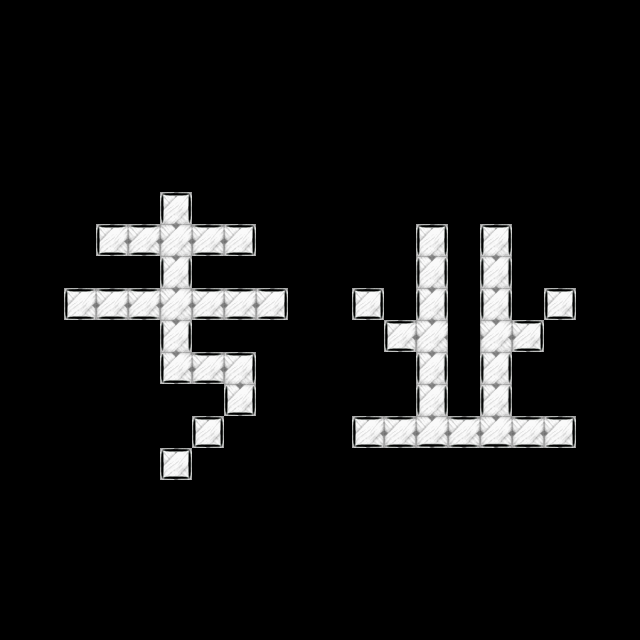

This is a level from a 2D game, rendered from its Tiled map with the project's own tilesets. A one-line summary and the complete map file follow:
An orthogonal 20x20 tile map with 32x32 px tiles, 3 tile layers (layer1, layer2, layer3), 2 tilesets.

<map version="1.2" tiledversion="1.3.4" orientation="orthogonal" renderorder="left-down" width="20" height="20" tilewidth="32" tileheight="32" infinite="0" nextlayerid="5" nextobjectid="1">
 <tileset firstgid="1" source="color.tsx" />
 <tileset firstgid="22" source="stroke.tsx" />
 <layer id="1" name="layer1" width="20" height="20">
  <data encoding="csv">
0,0,0,0,0,0,0,0,0,0,0,0,0,0,0,0,0,0,0,0,
0,0,0,0,0,0,0,0,0,0,0,0,0,0,0,0,0,0,0,0,
0,0,0,0,0,0,0,0,0,0,0,0,0,0,0,0,0,0,0,0,
0,0,0,0,0,0,0,0,0,0,0,0,0,0,0,0,0,0,0,0,
0,0,0,0,0,0,0,0,0,0,0,0,0,0,0,0,0,0,0,0,
0,0,0,0,0,0,0,0,0,0,0,0,0,0,0,0,0,0,0,0,
0,0,0,0,0,2,0,0,0,0,0,0,0,0,0,0,0,0,0,0,
0,0,0,2,2,2,2,2,0,0,0,0,0,2,0,2,0,0,0,0,
0,0,0,0,0,2,0,0,0,0,0,0,0,2,0,2,0,0,0,0,
0,0,2,2,2,2,2,2,2,0,0,2,0,2,0,2,0,2,0,0,
0,0,0,0,0,2,0,0,0,0,0,0,2,2,0,2,2,0,0,0,
0,0,0,0,0,2,2,2,0,0,0,0,0,2,0,2,0,0,0,0,
0,0,0,0,0,0,0,2,0,0,0,0,0,2,0,2,0,0,0,0,
0,0,0,0,0,0,2,0,0,0,0,2,2,2,2,2,2,2,0,0,
0,0,0,0,0,2,0,0,0,0,0,0,0,0,0,0,0,0,0,0,
0,0,0,0,0,0,0,0,0,0,0,0,0,0,0,0,0,0,0,0,
0,0,0,0,0,0,0,0,0,0,0,0,0,0,0,0,0,0,0,0,
0,0,0,0,0,0,0,0,0,0,0,0,0,0,0,0,0,0,0,0,
0,0,0,0,0,0,0,0,0,0,0,0,0,0,0,0,0,0,0,0,
0,0,0,0,0,0,0,0,0,0,0,0,0,0,0,0,0,0,0,0
</data>
 </layer>
 <layer id="3" name="layer2" width="20" height="20">
  <data encoding="csv">
0,0,0,0,0,0,0,0,0,0,0,0,0,0,0,0,0,0,0,0,
0,0,0,0,0,0,0,0,0,0,0,0,0,0,0,0,0,0,0,0,
0,0,0,0,0,0,0,0,0,0,0,0,0,0,0,0,0,0,0,0,
0,0,0,0,0,0,0,0,0,0,0,0,0,0,0,0,0,0,0,0,
0,0,0,0,0,0,0,0,0,0,0,0,0,0,0,0,0,0,0,0,
0,0,0,0,0,0,0,0,0,0,0,0,0,0,0,0,0,0,0,0,
0,0,0,0,0,0,0,0,0,0,0,0,0,0,0,0,0,0,0,0,
0,0,0,0,0,0,0,0,0,0,0,0,0,0,0,0,0,0,0,0,
0,0,0,0,0,0,0,0,0,0,0,0,0,0,0,0,0,0,0,0,
0,0,0,0,0,0,0,0,0,0,0,0,0,0,0,0,0,0,0,0,
0,0,0,0,0,0,0,0,0,0,0,0,0,0,0,0,0,0,0,0,
0,0,0,0,0,0,0,0,0,0,0,0,0,0,0,0,0,0,0,0,
0,0,0,0,0,0,0,0,0,0,0,0,0,0,0,0,0,0,0,0,
0,0,0,0,0,0,0,0,0,0,0,0,0,0,0,0,0,0,0,0,
0,0,0,0,0,0,0,0,0,0,0,0,0,0,0,0,0,0,0,0,
0,0,0,0,0,0,0,0,0,0,0,0,0,0,0,0,0,0,0,0,
0,0,0,0,0,0,0,0,0,0,0,0,0,0,0,0,0,0,0,0,
0,0,0,0,0,0,0,0,0,0,0,0,0,0,0,0,0,0,0,0,
0,0,0,0,0,0,0,0,0,0,0,0,0,0,0,0,0,0,0,0,
0,0,0,0,0,0,0,0,0,0,0,0,0,0,0,0,0,0,0,0
</data>
 </layer>
 <objectgroup id="4" name="logiclayer" visible="0">
  <properties>
   <property name="usegid" value="2" />
   <property name="useicon" value="2.png" />
  </properties>
 </objectgroup>
 <layer id="2" name="layer3" width="20" height="20">
  <data encoding="csv">
0,0,0,0,0,0,0,0,0,0,0,0,0,0,0,0,0,0,0,0,
0,0,0,0,0,0,0,0,0,0,0,0,0,0,0,0,0,0,0,0,
0,0,0,0,0,0,0,0,0,0,0,0,0,0,0,0,0,0,0,0,
0,0,0,0,0,0,0,0,0,0,0,0,0,0,0,0,0,0,0,0,
0,0,0,0,0,0,0,0,0,0,0,0,0,0,0,0,0,0,0,0,
0,0,0,0,0,0,0,0,0,0,0,0,0,0,0,0,0,0,0,0,
0,0,0,0,0,37,0,0,0,0,0,0,0,0,0,0,0,0,0,0,
0,0,0,36,30,0,30,34,0,0,0,0,0,37,0,37,0,0,0,0,
0,0,0,0,0,31,0,0,0,0,0,0,0,31,0,31,0,0,0,0,
0,0,36,30,30,0,30,30,34,0,0,32,0,31,0,31,0,32,0,0,
0,0,0,0,0,31,0,0,0,0,0,0,36,0,0,0,34,0,0,0,
0,0,0,0,0,27,30,28,0,0,0,0,0,31,0,31,0,0,0,0,
0,0,0,0,0,0,0,35,0,0,0,0,0,31,0,31,0,0,0,0,
0,0,0,0,0,0,32,0,0,0,0,36,30,25,30,25,30,34,0,0,
0,0,0,0,0,32,0,0,0,0,0,0,0,0,0,0,0,0,0,0,
0,0,0,0,0,0,0,0,0,0,0,0,0,0,0,0,0,0,0,0,
0,0,0,0,0,0,0,0,0,0,0,0,0,0,0,0,0,0,0,0,
0,0,0,0,0,0,0,0,0,0,0,0,0,0,0,0,0,0,0,0,
0,0,0,0,0,0,0,0,0,0,0,0,0,0,0,0,0,0,0,0,
0,0,0,0,0,0,0,0,0,0,0,0,0,0,0,0,0,0,0,0
</data>
 </layer>
</map>
